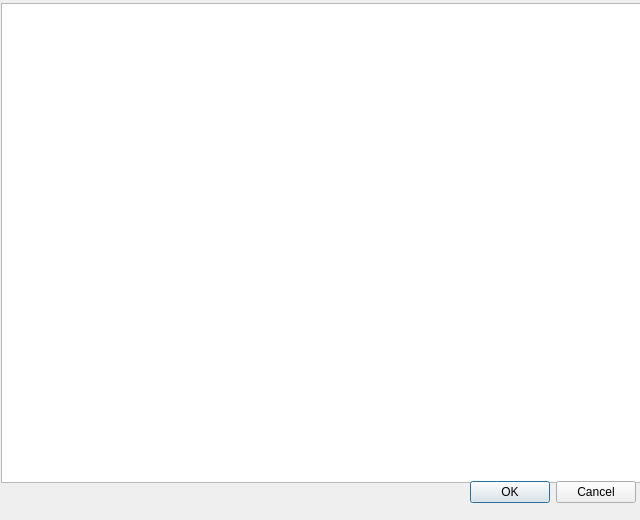
<?xml version="1.0" encoding="UTF-8"?>
<ui version="4.0">
 <class>NodeView</class>
 <widget class="QDialog" name="NodeView">
  <property name="geometry">
   <rect>
    <x>0</x>
    <y>0</y>
    <width>640</width>
    <height>520</height>
   </rect>
  </property>
  <property name="windowTitle">
   <string>Dialog</string>
  </property>
  <widget class="QTableWidget" name="tableWidget">
   <property name="geometry">
    <rect>
     <x>1</x>
     <y>3</y>
     <width>640</width>
     <height>480</height>
    </rect>
   </property>
   <property name="sizePolicy">
    <sizepolicy hsizetype="Expanding" vsizetype="Expanding">
     <horstretch>0</horstretch>
     <verstretch>0</verstretch>
    </sizepolicy>
   </property>
  </widget>
  <widget class="QDialogButtonBox" name="buttonBox">
   <property name="geometry">
    <rect>
     <x>470</x>
     <y>480</y>
     <width>166</width>
     <height>25</height>
    </rect>
   </property>
   <property name="sizePolicy">
    <sizepolicy hsizetype="Maximum" vsizetype="Maximum">
     <horstretch>0</horstretch>
     <verstretch>0</verstretch>
    </sizepolicy>
   </property>
   <property name="orientation">
    <enum>Qt::Horizontal</enum>
   </property>
   <property name="standardButtons">
    <set>QDialogButtonBox::Cancel|QDialogButtonBox::Ok</set>
   </property>
  </widget>
 </widget>
 <resources/>
 <connections>
  <connection>
   <sender>buttonBox</sender>
   <signal>accepted()</signal>
   <receiver>NodeView</receiver>
   <slot>accept()</slot>
   <hints>
    <hint type="sourcelabel">
     <x>248</x>
     <y>254</y>
    </hint>
    <hint type="destinationlabel">
     <x>157</x>
     <y>274</y>
    </hint>
   </hints>
  </connection>
  <connection>
   <sender>buttonBox</sender>
   <signal>rejected()</signal>
   <receiver>NodeView</receiver>
   <slot>reject()</slot>
   <hints>
    <hint type="sourcelabel">
     <x>316</x>
     <y>260</y>
    </hint>
    <hint type="destinationlabel">
     <x>286</x>
     <y>274</y>
    </hint>
   </hints>
  </connection>
 </connections>
</ui>
